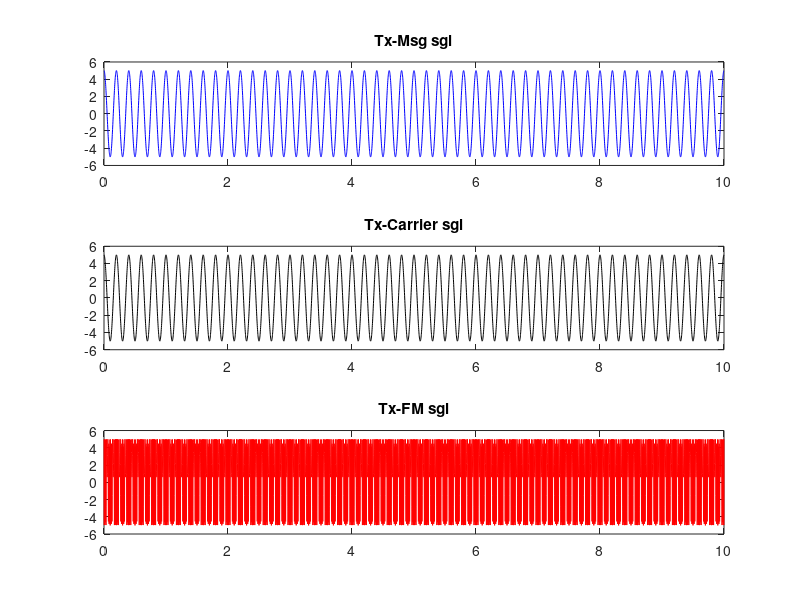
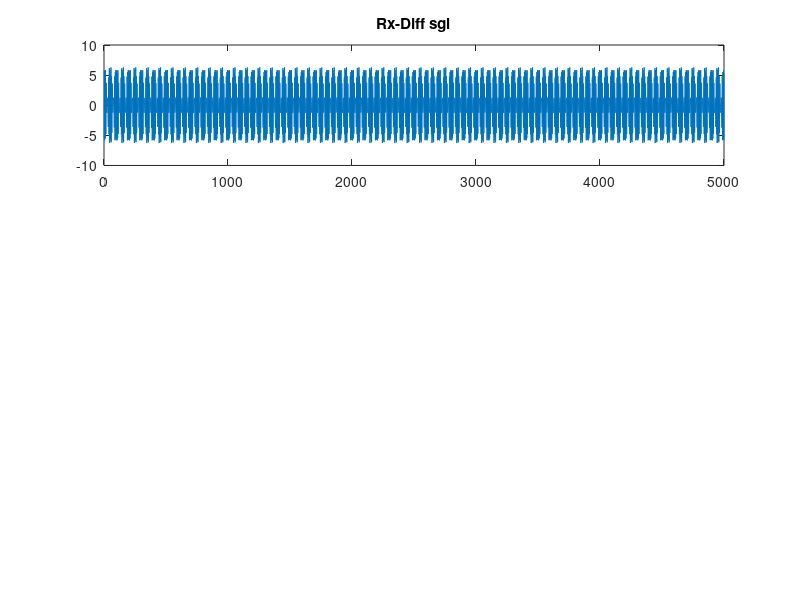

Write the MATLAB code that produced these figures, in order. (Note: this script raises an error after producing the figures.)
%For other details, refer my Linkedin post
%profile https://www.linkedin.com/pulse/frequency-modulation-demodulation-arumukam-ganes-moorthe-v-fabyc
fm=input('Enter frequency of message signal,fm:');
fc=input('Enter frequency of carrier signal,fc:');
Am=input('Enter Amplitude of message signal,Am:');
Ac=input('Enter Amplitude of carrier signal,Ac:');
Beta=input("Enter Beta value,β:");
t=0:(1/(100*fc)):(50/fc);
msgsgl=Am.*cos(2*pi*fm*t);
carsgl=Ac.*cos(2*pi*fc*t);
msgcare=Ac.*cos(2*pi*fc*t + Beta.*(Am.*sin(2*pi*fm*t)));
subplot(3,1,3)
plot(t,msgcare,'red')
title("Tx-FM sgl")
subplot(3,1,1)
plot(t,msgsgl,'blue')
title("Tx-Msg sgl")
subplot(3,1,2)
plot(t,carsgl,'black')
title("Tx-Carrier sgl")

di=diff(msgcare);
r=[];
for i=1:length(di)
    if di(i)>0
        r(i)=di(i);
    else
        r(i)=0;
    end
end
y=[];
figure;
subplot(3,1,1)
plot(di)
title("Rx-Diff sgl")
y=conv(r,h);
subplot(3,1,2)
plot(r)
title("Rx-Rectified sgl")
subplot(3,1,3)
plot(y)
title("Rx-Obtained msg sgl")
